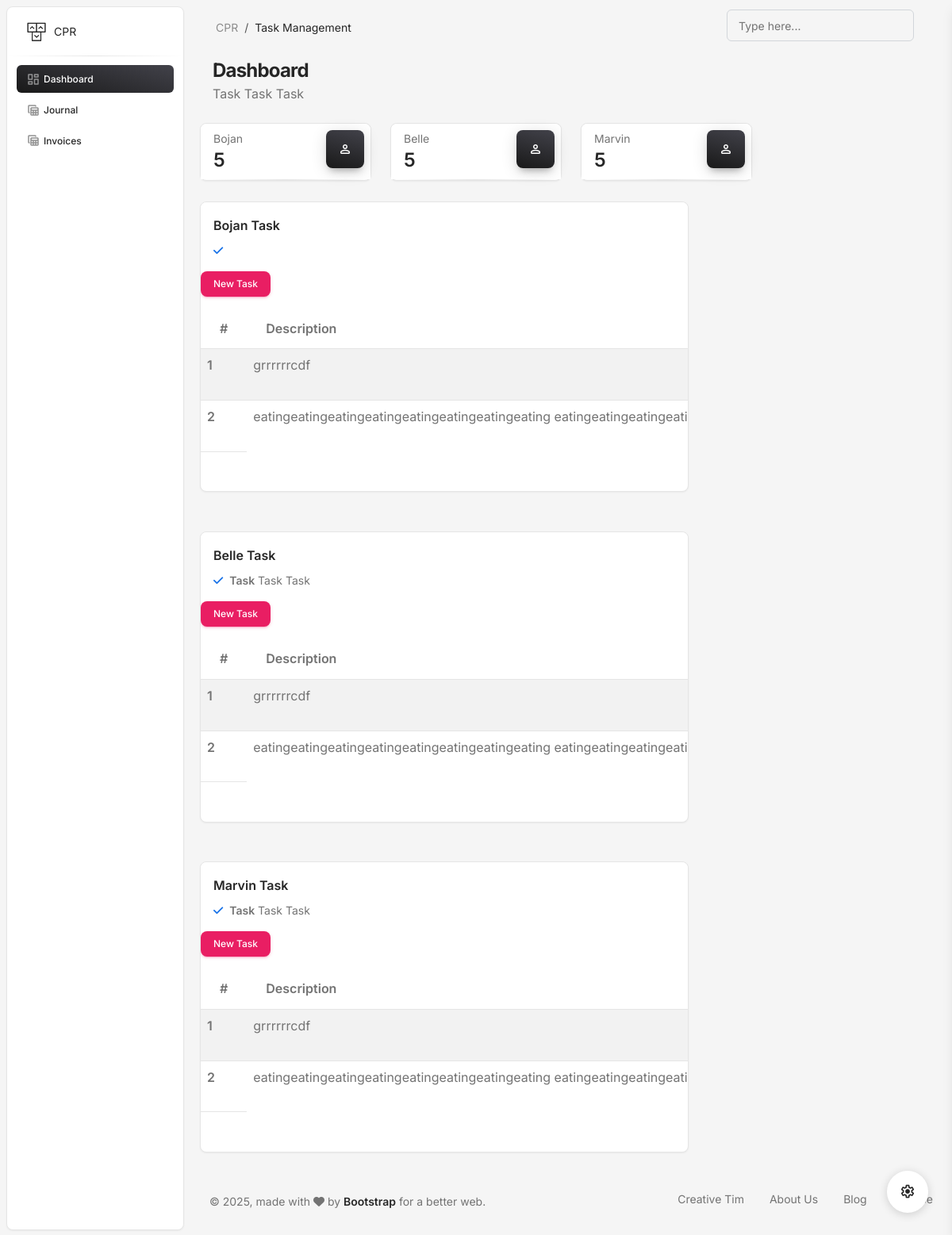
The page / on the database its author committed.
### task_app/models.py (models this page shows, shortened)
class Task(models.Model):
	description = models.TextField(blank=False, null=False)
	status = models.BooleanField(default=False)

### task_app/views.py (the view)
# urls.py: path('', views.index, name="index"),
def index(request):
	all_task = Task.objects.filter(status=False).order_by('-id')
	context = {
		"all_task":all_task,
	}
	return render(request, "dashboard.html", context)

### task_app/templates/dashboard.html (shortened to what this page needs)
<!DOCTYPE html>
{% load static %}
<html lang="en">
<head>
  <link href="{% static 'css/nucleo-icons.css' %}" rel="stylesheet" />
  <link href="{% static 'css/nucleo-svg.css' %}" rel="stylesheet" />
  <link id="pagestyle" href="{% static 'css/material-dashboard.css' %}" rel="stylesheet" />
</head>
<body class="g-sidenav-show  bg-gray-100">
  <aside class="sidenav navbar navbar-vertical navbar-expand-xs border-radius-lg fixed-start ms-2  bg-white my-2" id="sidenav-main">
    <div class="sidenav-header">
      <a class="navbar-brand px-4 py-3 m-0" href=" https://demos.creative-tim.com/material-dashboard/pages/dashboard " target="_blank">
        <img src="../assets/img/logo-ct-dark.png" class="navbar-brand-img" width="26" height="26" alt="main_logo">
        <span class="ms-1 text-sm text-dark">CPR</span>
      </a>
    </div>
    <hr class="horizontal dark mt-0 mb-2">
    <div class="collapse navbar-collapse  w-auto " id="sidenav-collapse-main">
      <ul class="navbar-nav">
        <li class="nav-item">
          <a class="nav-link active bg-gradient-dark text-white" href="{% url 'index' %}">
            <i class="material-symbols-rounded opacity-5">dashboard</i>
            <span class="nav-link-text ms-1">Dashboard</span>
          </a>
        </li>
        <li class="nav-item">
          <a class="nav-link text-dark" href="{% url 'journal' %}">
            <i class="material-symbols-rounded opacity-5">table_view</i>
            <span class="nav-link-text ms-1">Journal</span>
          </a>
        </li>
        <li class="nav-item">
          <a class="nav-link text-dark" href="{% url 'invoices' %}">
            <i class="material-symbols-rounded opacity-5">table_view</i>
            <span class="nav-link-text ms-1">Invoices</span>
          </a>
        </li>
      </ul>
    </div>
  </aside>
  <main class="main-content position-relative max-height-vh-100 h-100 border-radius-lg ">
    <nav class="navbar navbar-main navbar-expand-lg px-0 mx-3 shadow-none border-radius-xl" id="navbarBlur" data-scroll="true">
      <div class="container-fluid py-1 px-3">
        <nav aria-label="breadcrumb">
          <ol class="breadcrumb bg-transparent mb-0 pb-0 pt-1 px-0 me-sm-6 me-5">
            <li class="breadcrumb-item text-sm"><a class="opacity-5 text-dark" href="javascript:;">CPR</a></li>
            <li class="breadcrumb-item text-sm text-dark active" aria-current="page">Task Management</li>
          </ol>
        </nav>
        <div class="collapse navbar-collapse mt-sm-0 mt-2 me-md-0 me-sm-4" id="navbar">
          <div class="ms-md-auto pe-md-3 d-flex align-items-center">
            <div class="input-group input-group-outline">
              <label class="form-label">Type here...</label>
              <input type="text" class="form-control">
            </div>
          </div>
        </div>
      </div>
    </nav>
    <div class="container-fluid py-2">
      <div class="row">
        <div class="ms-3">
          <h3 class="mb-0 h4 font-weight-bolder">Dashboard</h3>
          <p class="mb-4">
            Task Task Task
          </p>
        </div>
        <div class="col-xl-3 col-sm-6 mb-xl-0 mb-4">
          <div class="card">
            <div class="card-header p-2 ps-3">
              <div class="d-flex justify-content-between">
                <div>
                  <p class="text-sm mb-0 text-capitalize">Bojan</p>
                  <h4 class="mb-0">5</h4>
                </div>
                <div class="icon icon-md icon-shape bg-gradient-dark shadow-dark shadow text-center border-radius-lg">
                  <i class="material-symbols-rounded opacity-10">person</i>
                </div>
              </div>
            </div>
            <hr class="dark horizontal my-0">
          </div>
        </div>
        <div class="col-xl-3 col-sm-6 mb-xl-0 mb-4">
          <div class="card">
            <div class="card-header p-2 ps-3">
              <div class="d-flex justify-content-between">
                <div>
                  <p class="text-sm mb-0 text-capitalize">Belle</p>
                  <h4 class="mb-0">5</h4>
                </div>
                <div class="icon icon-md icon-shape bg-gradient-dark shadow-dark shadow text-center border-radius-lg">
                  <i class="material-symbols-rounded opacity-10">person</i>
                </div>
              </div>
            </div>
            <hr class="dark horizontal my-0">
          </div>
        </div>
        <div class="col-xl-3 col-sm-6 mb-xl-0 mb-4">
          <div class="card">
            <div class="card-header p-2 ps-3">
              <div class="d-flex justify-content-between">
                <div>
                  <p class="text-sm mb-0 text-capitalize">Marvin</p>
                  <h4 class="mb-0">5</h4>
                </div>
                <div class="icon icon-md icon-shape bg-gradient-dark shadow-dark shadow text-center border-radius-lg">
                  <i class="material-symbols-rounded opacity-10">person</i>
                </div>
              </div>
            </div>
            <hr class="dark horizontal my-0">
          </div>
        </div>
      </div></br>
      <div class="row mb-4">
        <div class="col-lg-8 col-md-6 mb-md-0 mb-4">
          <div class="card">
            <div class="card-header pb-0">
              <div class="row">
                <div class="col-lg-6 col-7">
                  <h6>Bojan Task</h6>
                  <p class="text-sm mb-0">
                    <i class="fa fa-check text-info" aria-hidden="true"></i>
                  </p>
                </div>
              </div>
            </div>
            <div class="card-body px-0 pb-2">
              <div class="table-responsive">
                <a href="{% url 'add_task' %}" class="btn btn-sm btn-primary">New Task</a>
                    <table class="table table-striped">
                    <thead>
              <tr>
                  <th scope="col" style="width: 5%;">#</th>
                  <th scope="col" style="width: 40%;">Description</th>
              </tr>
              </thead>
              <tbody>
              {% for task in all_task %}
              <tr>
                <th scope="row">{{ forloop.counter }}</th>
                <td>
                    <span class="text-truncate" title="{{ task.description }}">{{ task.description }}</span>
                </td>
              </tr>
              {% endfor %}
              </tbody>
              </table>
              </div>
            </div></br>
          </div>
        </div>
      </div></br>
      <div class="row mb-4">
        <div class="col-lg-8 col-md-6 mb-md-0 mb-4">
          <div class="card">
            <div class="card-header pb-0">
              <div class="row">
                <div class="col-lg-6 col-7">
                  <h6>Belle Task</h6>
                  <p class="text-sm mb-0">
                    <i class="fa fa-check text-info" aria-hidden="true"></i>
                    <span class="font-weight-bold ms-1">Task</span> Task Task
                  </p>
                </div>
              </div>
            </div>
            <div class="card-body px-0 pb-2">
              <div class="table-responsive">
                <a href="{% url 'add_task' %}" class="btn btn-sm btn-primary">New Task</a>
                    <table class="table table-striped">
                    <thead>
              <tr>
                  <th scope="col" style="width: 5%;">#</th>
                  <th scope="col" style="width: 40%;">Description</th>
              </tr>
              </thead>
              <tbody>
              {% for task in all_task %}
              <tr>
                <th scope="row">{{ forloop.counter }}</th>
                <td>
                    <span class="text-truncate" title="{{ task.description }}">{{ task.description }}</span>
                </td>
              </tr>
              {% endfor %}
              </tbody>
              </table>
              </div>
            </div></br>
          </div>
        </div>
      </div></br>
      <div class="row mb-4">
        <div class="col-lg-8 col-md-6 mb-md-0 mb-4">
          <div class="card">
            <div class="card-header pb-0">
              <div class="row">
                <div class="col-lg-6 col-7">
                  <h6>Marvin Task</h6>
                  <p class="text-sm mb-0">
                    <i class="fa fa-check text-info" aria-hidden="true"></i>
                    <span class="font-weight-bold ms-1">Task</span> Task Task
                  </p>
                </div>
              </div>
            </div>
            <div class="card-body px-0 pb-2">
              <div class="table-responsive">
                <a href="{% url 'add_task' %}" class="btn btn-sm btn-primary">New Task</a>
                    <table class="table table-striped">
                    <thead>
              <tr>
                  <th scope="col" style="width: 5%;">#</th>
                  <th scope="col" style="width: 40%;">Description</th>
              </tr>
              </thead>
              <tbody>
              {% for task in all_task %}
              <tr>
                <th scope="row">{{ forloop.counter }}</th>
                <td>
                    <span class="text-truncate" title="{{ task.description }}">{{ task.description }}</span>
                </td>
              </tr>
              {% endfor %}
              </tbody>
              </table>
              </div>
            </div></br>
          </div>
        </div>
      </div>
      <footer class="footer py-4  ">
        <div class="container-fluid">
          <div class="row align-items-center justify-content-lg-between">
            <div class="col-lg-6 mb-lg-0 mb-4">
              <div class="copyright text-center text-sm text-muted text-lg-start">
                © ,
                made with <i class="fa fa-heart"></i> by
                <a href="https://www.creative-tim.com" class="font-weight-bold" target="_blank">Bootstrap</a>
                for a better web.
              </div>
            </div>
            <div class="col-lg-6">
              <ul class="nav nav-footer justify-content-center justify-content-lg-end">
                <li class="nav-item">
                  <a href="https://www.creative-tim.com" class="nav-link text-muted" target="_blank">Creative Tim</a>
                </li>
                <li class="nav-item">
                  <a href="https://www.creative-tim.com/presentation" class="nav-link text-muted" target="_blank">About Us</a>
                </li>
                <li class="nav-item">
                  <a href="https://www.creative-tim.com/blog" class="nav-link text-muted" target="_blank">Blog</a>
                </li>
                <li class="nav-item">
                  <a href="https://www.creative-tim.com/license" class="nav-link pe-0 text-muted" target="_blank">License</a>
                </li>
              </ul>
            </div>
          </div>
        </div>
      </footer>
    </div>
  </main>
  <div class="fixed-plugin">
    <a class="fixed-plugin-button text-dark position-fixed px-3 py-2">
      <i class="material-symbols-rounded py-2">settings</i>
    </a>
  </div>
</body>
</html>

### static/css/nucleo-svg.css (style rules this page uses)
.icon { display: inline-block; color: #111111; height: 1em; width: 1em; }
.icon { fill: currentColor; stroke: none; }

### rows shown on the page
Task: description "grrrrrrcdf"
Task: description "eatingeatingeatingeatingeatingeatingeatingeating…"
